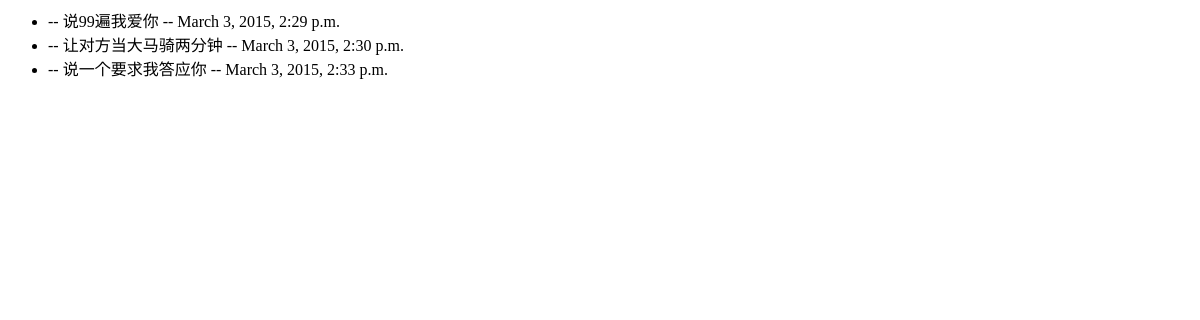
Page /wx/choice/ on the earlier database version.
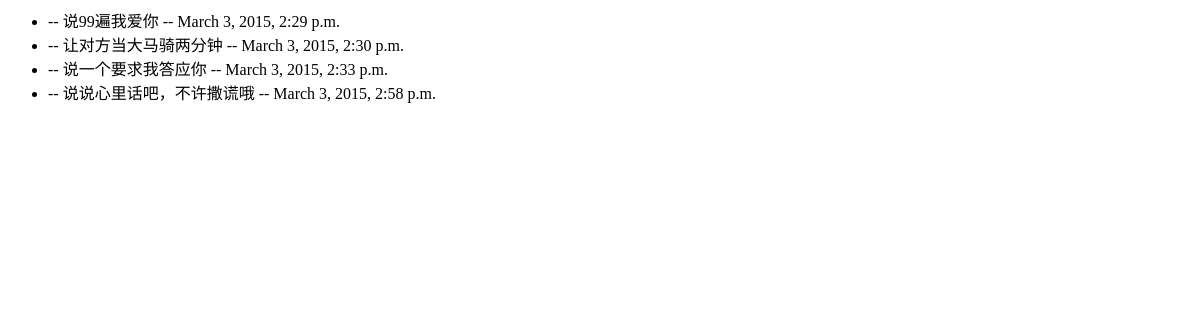
Same page on the later database version.
### wx/models.py (models this page shows)
class Choice(models.Model):
    user_id = models.CharField(max_length=256)
    poll = models.ForeignKey(Poll)
    date = models.DateTimeField()

class Poll(models.Model):
    name = models.CharField(max_length=256)
    votes = models.IntegerField(default=0)

### wx/views.py (the view)
def choice(request):
    if request.method == 'GET':
        context = {'choices' : Choice.objects.all()}
        return render(request, 'wx/choices.html', context)

### wx/templates/wx/choices.html
{% if choices %}
    <ul>
    {% for choice in choices%}
    <li>{{ choice.user_id }} -- {{ choice.poll.name }} -- {{ choice.date }}</li>
    {% endfor %}
    </ul>
{% else %}
    <p>No polls are available.</p>
{% endif %}

Differences in the rows shown:
added Choice: poll.name "说说心里话吧，不许撒谎哦", date "March 3, 2015, 2:58 p.m."
